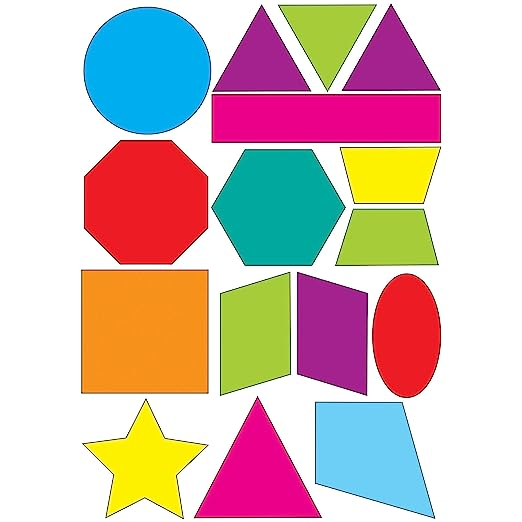
//> input picture chapters/assets/shapes.jpeg, 522 x 522 px
$ ./cvFunctions   (built with g++ and OpenCV 4)
//> lines starting //> are read from the running program, lines starting //| are printed output that depends on the picture; after the words box and inside, x2 and y2 are one past the last pixel; in counts of white or black regions, pixels touching at a corner belong together
// Getting familiar with some of the fundamental openCV functions

// Learning to load media for use w/ openCV

#include <opencv2/imgcodecs.hpp>
#include <opencv2/highgui.hpp>
#include <opencv2/imgproc.hpp>
#include <iostream>

using namespace cv;
using namespace std;

int main() {
    string path = "assets/shapes.jpeg";
    Mat img = imread(path);
//> img is the input picture: 522 rows x 522 cols, CV_8UC3; mean B, G, R 181.8, 186.7, 209.8
    Mat imgGray, imgBlur, imgCanny, imgDil, imgErode;

    // openCV uses BGR rather than RGB
    cvtColor(img, imgGray, COLOR_BGR2GRAY); // take img, cvt color to gray, put it in imgGray matrix
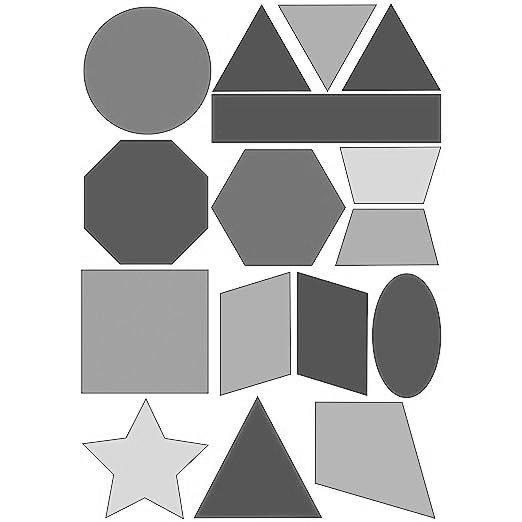
//> imgGray: 522 rows x 522 cols, CV_8UC1; min 4, max 255, mean 193.1
    GaussianBlur(img, imgBlur, Size(7, 7), 5, 0); // Gaussian kernal size, Gaussian deviation
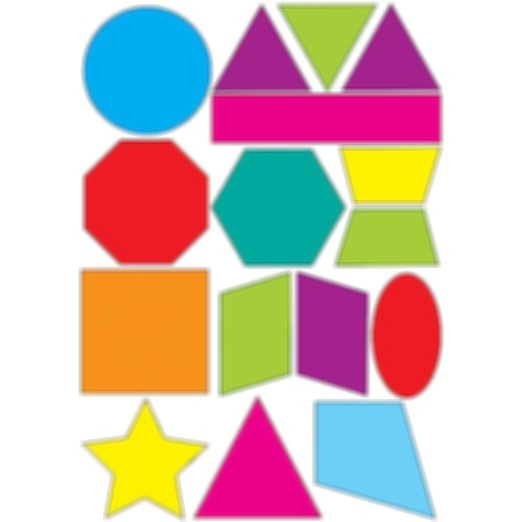
//> imgBlur: 522 rows x 522 cols, CV_8UC3; mean B, G, R 181.8, 186.7, 209.8
    Canny(imgBlur, imgCanny, 50, 150); // 50 & 150 are the hysteresis edge thresholds (Canny = edge detection algo.)
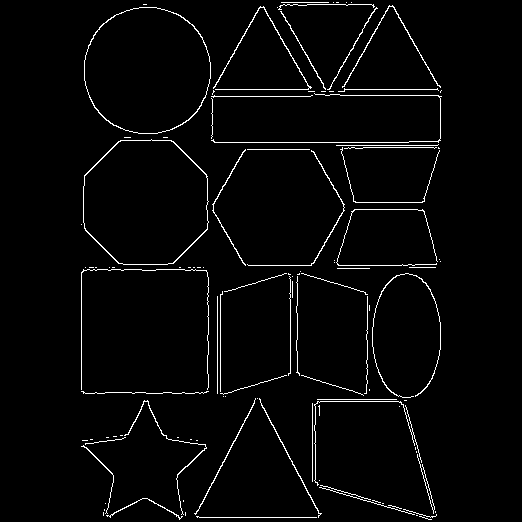
//> imgCanny: 522 rows x 522 cols, CV_8UC1; 2.7% white in thin lines or dots, all inside (x1, y1, x2, y2) = (81, 2, 442, 520)

    Mat kernel = getStructuringElement(MORPH_RECT, Size(3, 3)); // creates a kernel for dilation
    dilate(imgCanny, imgDil, kernel); // dilate edge lines from the canny algo (can be applied to anything)
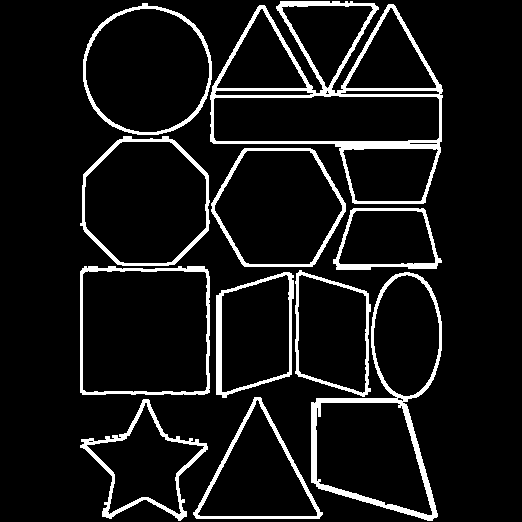
//> imgDil: 522 rows x 522 cols, CV_8UC1; 8.5% white; 11 white regions, largest, box (x1, y1, x2, y2) and area: (210, 1, 443, 204) 6327, (311, 272, 442, 521) 3458, (80, 399, 208, 521) 1795
    erode(imgDil, imgErode, kernel); // erode the dilated edges
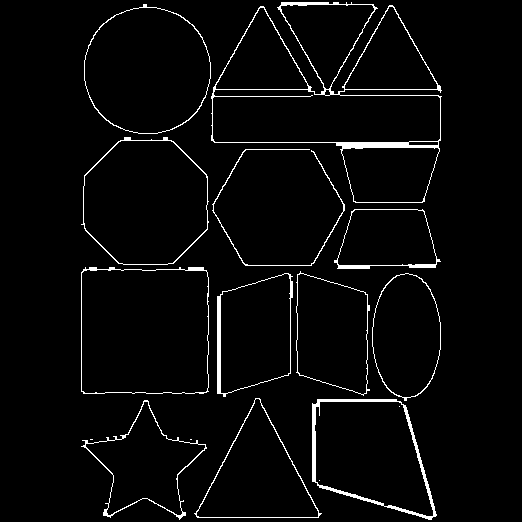
//> imgErode: 522 rows x 522 cols, CV_8UC1; 3.3% white in thin lines or dots, all inside (x1, y1, x2, y2) = (81, 2, 442, 520)

    imshow("image", img);
    imshow("Image Gray", imgGray);
    imshow("Image Blur", imgBlur);
    imshow("Image Canny", imgCanny);
    imshow("Image Dilation", imgDil);
    imshow("Image Erosion", imgErode);
    waitKey(0);
}

$ run again, with chapters/assets/harvey.jpeg copied over chapters/assets/shapes.jpeg
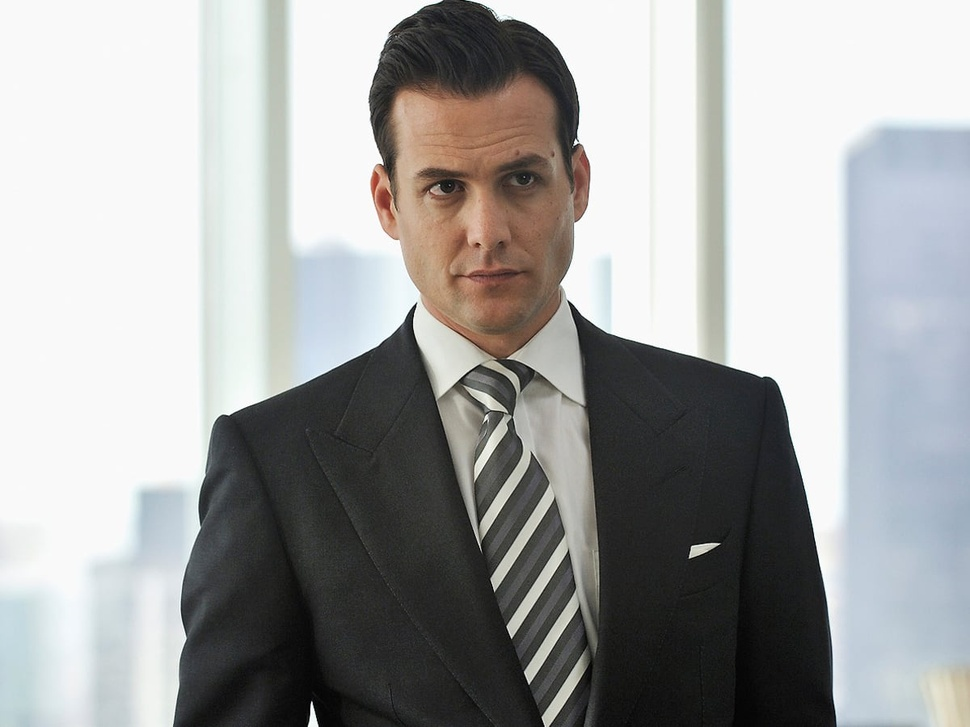
//> input picture chapters/assets/harvey.jpeg, 970 x 727 px, shrunk from 1200 x 900 before the run
//> img is the input picture: 727 rows x 970 cols, CV_8UC3; mean B, G, R 163.8, 164.3, 163.7
//> `Canny(imgBlur, imgCanny, 50, 150);`:
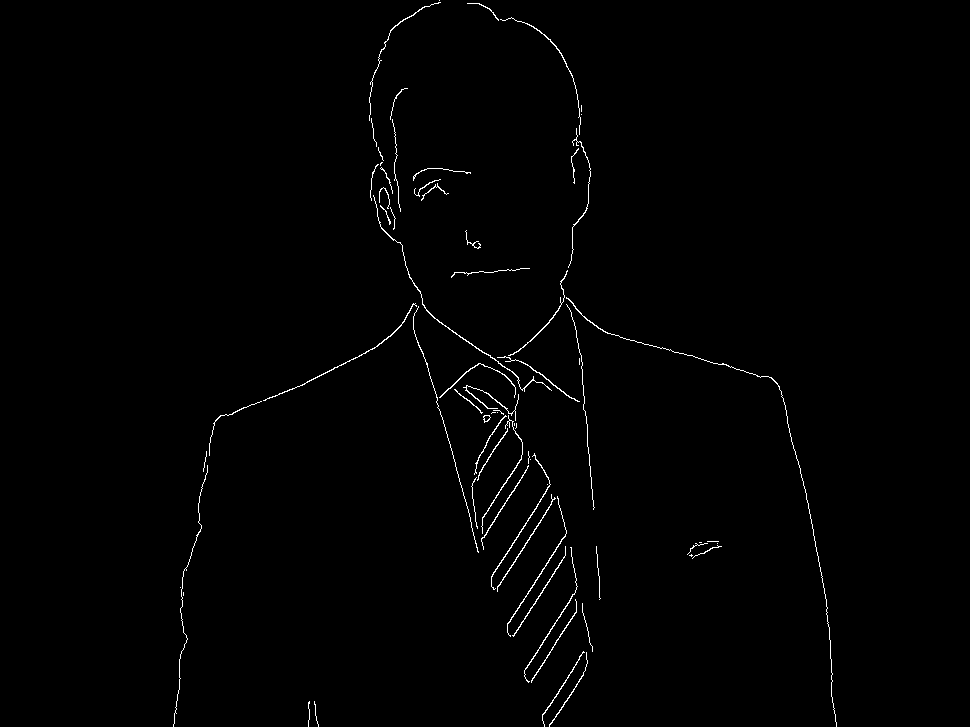
//> imgCanny: 727 rows x 970 cols, CV_8UC1; 0.86% white in thin lines or dots, all inside (x1, y1, x2, y2) = (173, 0, 837, 727)
//> imgDil: 727 rows x 970 cols, CV_8UC1; 2.8% white; 14 white regions, largest, box (x1, y1, x2, y2) and area: (172, 302, 568, 727) 8175, (368, 0, 838, 727) 7659, (523, 546, 579, 684) 988
//> `erode(imgDil, imgErode, kernel);`:
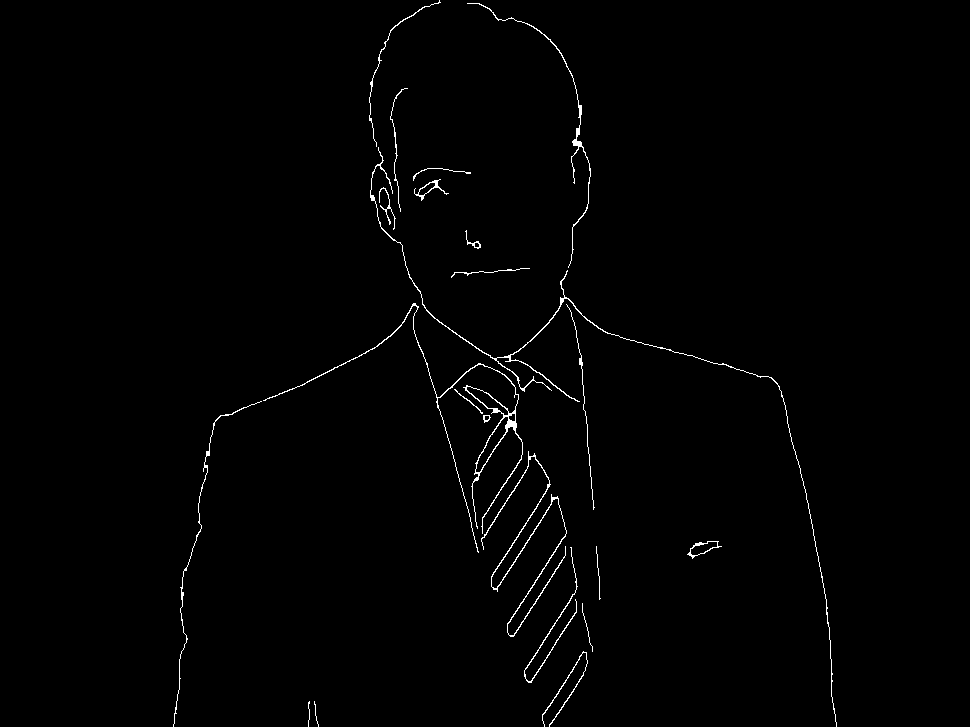
//> imgErode: 727 rows x 970 cols, CV_8UC1; 0.93% white in thin lines or dots, all inside (x1, y1, x2, y2) = (173, 0, 837, 727)
